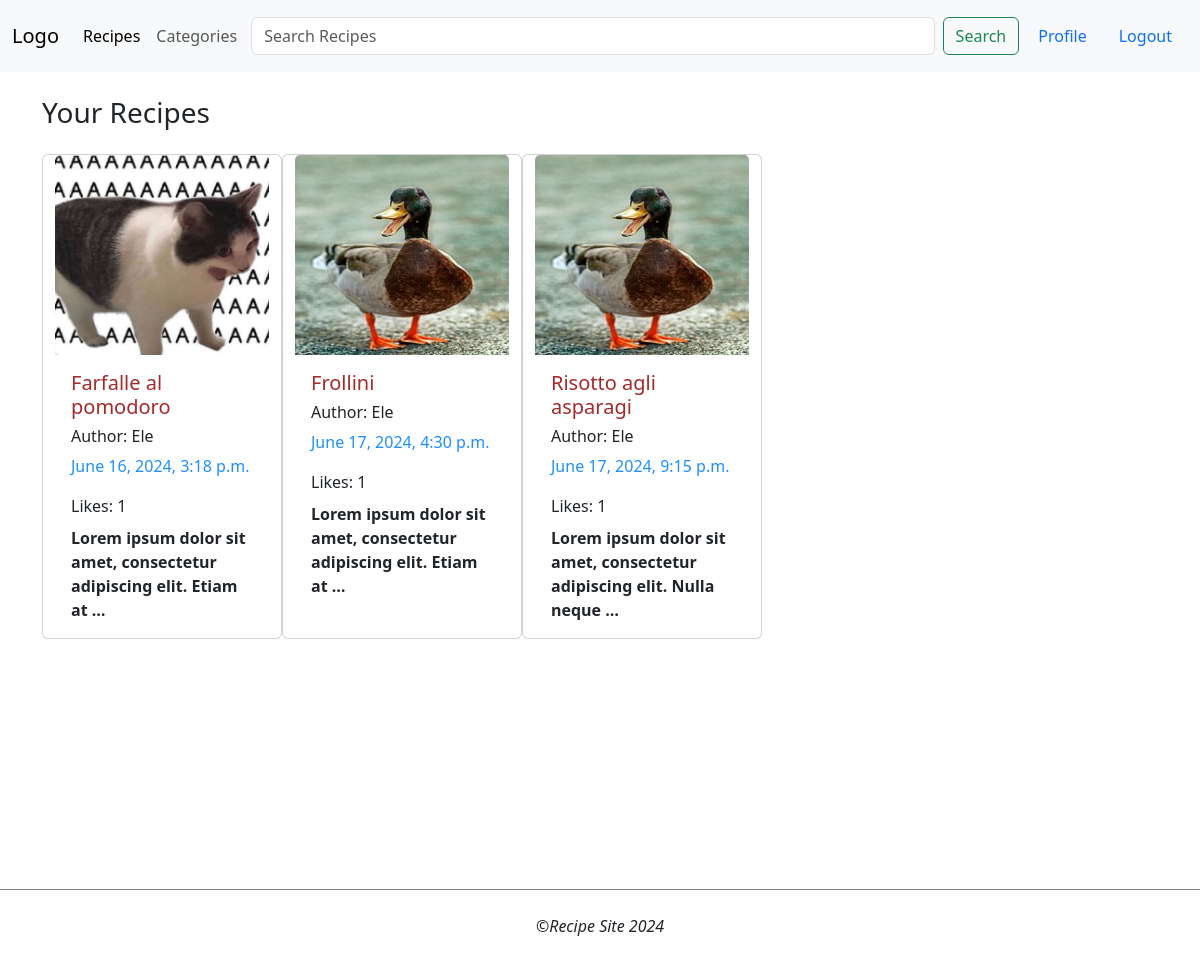
Screenshot of /myRecipes/ (signed in) with the database file from the repository.
### recipes/models.py (models this page shows, shortened)
class Recipe(models.Model):
    DIFFICULTY_LEVELS = [
        (1, 'Very Easy'),
        (2, 'Easy'),
        (3, 'Medium'),
        (4, 'Hard'),
        (5, 'Very Hard'),
    ]
    image = models.ImageField(default='default.jpg', upload_to='recipesPics')
    title = models.CharField(max_length=100)
    description = models.TextField()
    content = models.TextField()
    date_posted = models.DateTimeField(default=timezone.now)
    author = models.ForeignKey(User, on_delete=models.CASCADE)
    difficulty = models.IntegerField(choices=DIFFICULTY_LEVELS, default=3)
    portions = models.IntegerField()
    cooking_time = models.IntegerField()
    ingredients = models.ManyToManyField(Ingredient, related_name='recipes')
    slug = models.SlugField(max_length=100, unique=True, blank=True)
    category = ManyToManyField(Category)
    likes = models.ManyToManyField(User, related_name='likes', blank=True)

### recipes/views.py (the view)
# urls.py: path('myRecipes/', recipe_views.user_recipes_list, name='myRecipes'),
@login_required
def user_recipes_list(request):
    return render(request, 'recipes/userRecipes.html', {'recipes': Recipe.objects.filter(author=request.user)})

### templates/recipes/userRecipes.html
{% extends "recipes/base.html" %}
{% load static %}
{% block content %}
    <h3 class="mb-4 title"> Your Recipes</h3>
    {% if recipes %}
   <div class=" container listRecipes">
        <div class="row">
            {% for recipe in recipes %}
            <div class="card" style="width: 15rem;">
               <a href={% url 'recipesDetail' slug=recipe.slug %}><img src="{{ recipe.image.url }}" class="card-img-top" alt="{{recipe.title}}Image}" height="200px" width="200px"></a>
                <div class="card-body">
                    <a  href={% url 'recipesDetail' slug=recipe.slug %}><h5 class="card-title">{{ recipe.title }}</h5></a>
                    <h6>Author: {{ recipe.author }} </h6>
                    <p class="dateString"> {{ recipe.date_posted }}</p>
                    <span> Likes: {{ recipe.likes.count }}</span>
                    <p class="mt-2 card-text"><strong>{{ recipe.description|truncatewords:10 }}</strong></p>
                </div>
            </div>
            {% endfor %}
        </div>
    </div>
    {% else %}
        <h3> You don't have any recipes! <strong> Create One!! </strong></h3>
        <a class="btn btn-primary" href={% url 'recipesCreate' %}>Create</a>
    {% endif %}
{% endblock %}

### recipes/static/style.css (style rules this page uses)
a { text-decoration: none; color: black; }
.dateString { color: dodgerblue; }
.card-title { color: brown; }

### rows the page displays
Recipe: image (picture), title "Farfalle al pomodoro", author "Ele", date_posted "June 16, 2024, 3:18 p.m.", likes.count "1", description "Lorem ipsum dolor sit amet, consectetur adipiscing elit. Etiam at …"
Recipe: image (placeholder picture), title "Frollini", author "Ele", date_posted "June 17, 2024, 4:30 p.m.", likes.count "1", description "Lorem ipsum dolor sit amet, consectetur adipiscing elit. Etiam at …"
Recipe: image (placeholder picture), title "Risotto agli asparagi", author "Ele", date_posted "June 17, 2024, 9:15 p.m.", likes.count "1", description "Lorem ipsum dolor sit amet, consectetur adipiscing elit. Nulla neque …"
